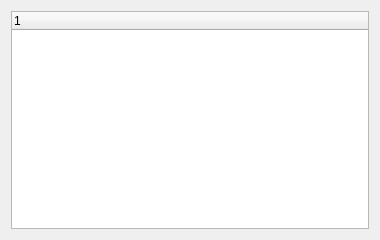
<?xml version="1.0" encoding="UTF-8"?>
<ui version="4.0"><class>Dialog</class><widget class="QDialog" name="Dialog"><property name="geometry"><rect><x>0</x><y>0</y><width>380</width><height>240</height></rect></property><property name="windowTitle"><string>#101 lists/186_tree_small</string></property><layout class="QVBoxLayout" name="verticalLayout"><property name="leftMargin"><number>11</number></property><property name="topMargin"><number>11</number></property><property name="rightMargin"><number>11</number></property><property name="bottomMargin"><number>11</number></property><property name="spacing"><number>6</number></property><item><widget class="QTreeWidget" name="tree"></widget></item></layout></widget></ui>
